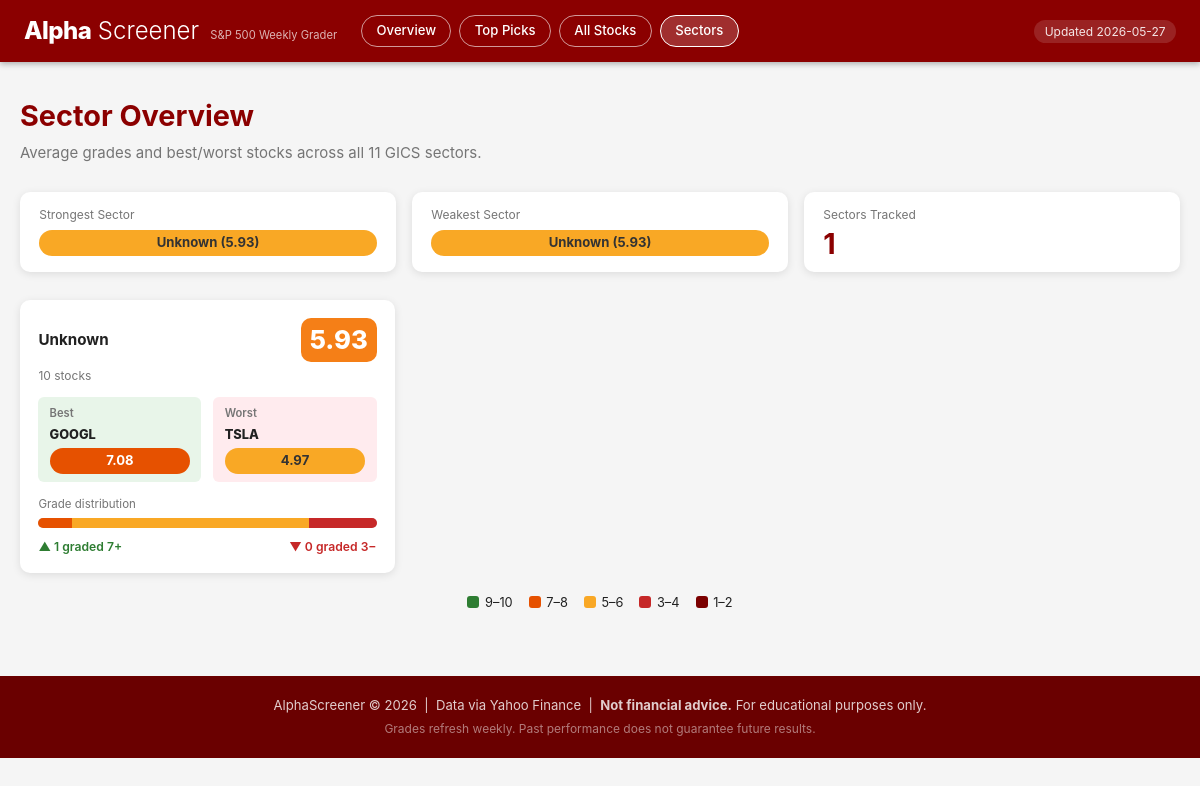
Screenshot of /sectors with the database file from the repository.
### tables this page shows
CREATE TABLE scores (
            id             INTEGER PRIMARY KEY AUTOINCREMENT,
            ticker         TEXT NOT NULL,
            date           TEXT NOT NULL,
            overall_grade  REAL,
            value_grade    REAL,
            quality_grade  REAL,
            momentum_grade REAL,
            safety_grade   REAL,
            price          REAL,
            sector         TEXT,
            week_return    REAL,
            UNIQUE(ticker, date)
        );

### app.py (the view)
@app.route("/sectors")
def sectors_view():
    conn   = get_db()
    scores = get_latest_scores(conn)
    d      = latest_date(conn)
    conn.close()
    sector_data = _build_sector_data(scores)
    return render_template("sectors.html", sectors=sector_data, last_updated=d or "Never")

### app.py (called while the page is built)
def _grade_class(g) -> str:
    if g is None:
        return "grade-1"
    n = max(1, min(10, round(float(g))))
    return f"grade-{n}"

def get_db():
    conn = sqlite3.connect(DB_PATH)
    conn.row_factory = sqlite3.Row
    return conn

def latest_date(conn) -> str | None:
    row = conn.execute("SELECT MAX(date) as d FROM scores").fetchone()
    return row["d"] if row else None

def get_latest_scores(conn) -> list[dict]:
    d = latest_date(conn)
    if not d:
        return []
    rows = conn.execute(
        "SELECT * FROM scores WHERE date = ? ORDER BY overall_grade DESC NULLS LAST",
        (d,)
    ).fetchall()
    return [dict(r) for r in rows]

### templates/sectors.html (shortened to what this page needs)
{% extends "base.html" %}
{% block content %}
<div class="page-header">
  <h1>Sector Overview</h1>
  <p>Average grades and best/worst stocks across all 11 GICS sectors.</p>
</div>
{% if not sectors %}
<div class="empty-state">
  <div class="empty-icon">🏭</div>
  <h3>No data yet</h3>
  <p>Run the scoring pipeline first.</p>
  <button class="btn-primary" id="run-pipeline-btn">Run Pipeline Now</button>
  <div id="pipeline-status" class="pipeline-status hidden"></div>
</div>
{% else %}
<div class="sector-summary-bar">
  {% set best_sector  = sectors | sort(attribute='avg_grade', reverse=True)  | first %}
  {% set worst_sector = sectors | sort(attribute='avg_grade')                 | first %}
  <div class="sec-sum-item">
    <span class="sec-sum-label">Strongest Sector</span>
    <span class="sec-sum-val grade-badge grade-{{ [best_sector.avg_grade | int, 1] | max }}">
      {{ best_sector.sector }} ({{ best_sector.avg_grade }})
    </span>
  </div>
  <div class="sec-sum-item">
    <span class="sec-sum-label">Weakest Sector</span>
    <span class="sec-sum-val grade-badge grade-{{ [worst_sector.avg_grade | int, 1] | max }}">
      {{ worst_sector.sector }} ({{ worst_sector.avg_grade }})
    </span>
  </div>
  <div class="sec-sum-item">
    <span class="sec-sum-label">Sectors Tracked</span>
    <span class="sec-sum-val stat-num">{{ sectors | length }}</span>
  </div>
</div>
<div class="sector-grid">
  {% for sec in sectors | sort(attribute='avg_grade', reverse=True) %}
  <div class="sector-card">
    <div class="sector-card-header">
      <h3 class="sector-name">{{ sec.sector }}</h3>
      <span class="sector-avg {{ grade_class(sec.avg_grade) }}">{{ sec.avg_grade }}</span>
    </div>
    <div class="sector-stock-count">{{ sec.stock_count }} stocks</div>
    <div class="sector-extremes">
      <div class="extreme-item extreme-best">
        <span class="extreme-label">Best</span>
        <span class="extreme-ticker">{{ sec.best.ticker }}</span>
        <span class="grade-badge {{ grade_class(sec.best.grade) }}">{{ sec.best.grade }}</span>
      </div>
      <div class="extreme-item extreme-worst">
        <span class="extreme-label">Worst</span>
        <span class="extreme-ticker">{{ sec.worst.ticker }}</span>
        <span class="grade-badge {{ grade_class(sec.worst.grade) }}">{{ sec.worst.grade }}</span>
      </div>
    </div>
    <div class="dist-label">Grade distribution</div>
    <div class="dist-bar">
      {% set total = sec.stock_count %}
      {% if sec.distribution['7-8'] > 0 %}
        <div class="dist-seg dist-orange"
             style="width:{{ (sec.distribution['7-8'] / total * 100) | round(1) }}%"
             title="7-8: {{ sec.distribution['7-8'] }} stocks"></div>
      {% endif %}
      {% if sec.distribution['5-6'] > 0 %}
        <div class="dist-seg dist-yellow"
             style="width:{{ (sec.distribution['5-6'] / total * 100) | round(1) }}%"
             title="5-6: {{ sec.distribution['5-6'] }} stocks"></div>
      {% endif %}
      {% if sec.distribution['3-4'] > 0 %}
        <div class="dist-seg dist-red"
             style="width:{{ (sec.distribution['3-4'] / total * 100) | round(1) }}%"
             title="3-4: {{ sec.distribution['3-4'] }} stocks"></div>
      {% endif %}
    </div>
    <div class="sector-hilo">
      <span class="hilo-high">▲ {{ sec.high_count }} graded 7+</span>
      <span class="hilo-low">▼ {{ sec.low_count }} graded 3−</span>
    </div>
  </div>
  {% endfor %}
</div>
<div class="dist-legend">
  <span class="legend-item"><span class="legend-dot dist-green"></span> 9–10</span>
  <span class="legend-item"><span class="legend-dot dist-orange"></span> 7–8</span>
  <span class="legend-item"><span class="legend-dot dist-yellow"></span> 5–6</span>
  <span class="legend-item"><span class="legend-dot dist-red"></span> 3–4</span>
  <span class="legend-item"><span class="legend-dot dist-darkred"></span> 1–2</span>
</div>
{% endif %}
{% endblock %}

### static/style.css (style rules this page uses)
:root { --red-header: #8B0000; --red-dark: #6a0000; --red-light: #c62828; --g-9: #1b5e20; --g-7: #e65100; --g-5: #f9a825; --g-3: #b71c1c; --g-1: #7b0000; --bg: #f5f5f5; --surface: #ffffff; --border: #e0e0e0; --text: #212121; --text-muted:#757575; --radius: 10px; --shadow: 0 2px 8px rgba(0,0,0,.10); }
*, *::before, *::after { box-sizing: border-box; margin: 0; padding: 0; }
body { font-family: -apple-system, BlinkMacSystemFont, "Segoe UI", Roboto, sans-serif; background: var(--bg); color: var(--text); font-size: 15px; line-height: 1.5; }
.page-header { margin-bottom: 1.75rem; }
.page-header h1 { font-size: 1.8rem; font-weight: 700; color: var(--red-header); }
.page-header p { color: var(--text-muted); margin-top: .3rem; }
.grade-badge { display: inline-flex; align-items: center; justify-content: center; min-width: 2.4rem; padding: .22rem .55rem; border-radius: 999px; font-size: .82rem; font-weight: 700; color: #fff; white-space: nowrap; }
.grade-7 { background: var(--g-7); }
.grade-6 { background: #f57f17; }
.grade-5 { background: var(--g-5); color: #333; }
.stat-num { display: block; font-size: 1.8rem; font-weight: 800; color: var(--red-header); line-height: 1; }
.sector-summary-bar { display: flex; gap: 1rem; flex-wrap: wrap; margin-bottom: 1.75rem; }
.sec-sum-item { background: var(--surface); padding: .85rem 1.2rem; border-radius: var(--radius); box-shadow: var(--shadow); display: flex; flex-direction: column; gap: .35rem; flex: 1; min-width: 180px; }
.sec-sum-label { font-size: .75rem; color: var(--text-muted); }
.sec-sum-val { font-weight: 700; }
.sector-grid { display: grid; grid-template-columns: repeat(auto-fill, minmax(280px, 1fr)); gap: 1.1rem; }
.sector-card { background: var(--surface); border-radius: var(--radius); padding: 1.1rem 1.15rem 1rem; box-shadow: var(--shadow); }
.sector-card-header { display: flex; align-items: center; justify-content: space-between; margin-bottom: .3rem; }
.sector-name { font-size: .95rem; font-weight: 700; }
.sector-avg { font-size: 1.6rem; font-weight: 800; min-width: 3rem; text-align: center; padding: .2rem .55rem; border-radius: var(--radius); color: #fff; }
.sector-stock-count { font-size: .75rem; color: var(--text-muted); margin-bottom: .75rem; }
.sector-extremes { display: flex; gap: .75rem; margin-bottom: .85rem; }
.extreme-item { flex: 1; display: flex; flex-direction: column; gap: .2rem; padding: .5rem .7rem; border-radius: 6px; font-size: .8rem; }
.extreme-best { background: #e8f5e9; }
.extreme-worst { background: #ffebee; }
.extreme-label { font-size: .7rem; font-weight: 600; color: var(--text-muted); }
.extreme-ticker { font-weight: 800; }
.dist-label { font-size: .72rem; color: var(--text-muted); margin-bottom: .3rem; }
.dist-bar { height: 10px; border-radius: 999px; overflow: hidden; background: var(--border); display: flex; margin-bottom: .65rem; }
.dist-seg { height: 100%; transition: width .3s; }
.dist-green { background: #2e7d32; }
.dist-orange { background: #e65100; }
.dist-yellow { background: #f9a825; }
.dist-red { background: #c62828; }
.dist-darkred { background: #7b0000; }
.sector-hilo { display: flex; justify-content: space-between; font-size: .76rem; }
.hilo-high { color: #2e7d32; font-weight: 600; }
.hilo-low { color: #c62828; font-weight: 600; }
.dist-legend { display: flex; gap: 1rem; flex-wrap: wrap; justify-content: center; margin-top: 1.25rem; font-size: .8rem; }
.legend-item { display: flex; align-items: center; gap: .35rem; }
.legend-dot { width: 12px; height: 12px; border-radius: 3px; display: inline-block; }

### rows the page displays
scores: sector "Unknown", avg_grade "5.93", stock_count "10", best.ticker "GOOGL", best.grade "7.08", worst.ticker "TSLA", worst.grade "4.97", {{ (sec.distribution['7-8'] / total * 100) | round(1) }} 10.0 (drawn), {{ (sec.distribution['5-6'] / total * 100) | round(1) }} 70.0 (drawn), {{ (sec.distribution['3-4'] / total * 100) | round(1) }} 20.0 (drawn), high_count "1", low_count "0"

### other values shown
{{ last_updated }} "2026-05-27"
{{ best_sector.avg_grade }} "5.93"
{{ worst_sector.avg_grade }} "5.93"
{{ sectors | length }} "1"
